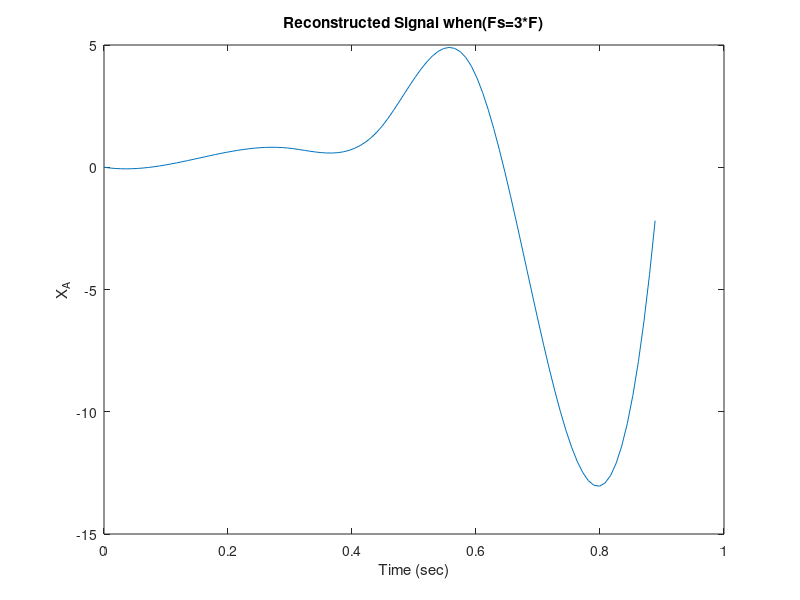

Here is the MATLAB script that generated this plot:
A=1;F=2.25;theta=0;
t=0:0.01:1;
Y=A*tan(F*t-theta);
plot(t,Y);
xlabel('Time (sec)');
ylabel('X_A');
title('Analogue (Continuous) Input Signal', 'Linewidth',5);



%discrete signal
Fs=3*F;Ts=1/Fs;
n=Fs;
n1=0:Ts:n*Ts;
Xs=A*tan(F*n1-theta);
stem(n1,Xs);
xlabel('Sampling(n)');
ylabel('X_S');
title('Constructed Discrete Signal (Fs=3*F)', 'Linewidth',5)
%reconstructed signla
t1=linspace(0,max(n1),100);
Xr=interp1(n1,Xs,t1,'spline');
plot(t1,Xr);
xlabel('Time (sec)');

ylabel('X_A');

title('Reconstructed Signal when(Fs=3*F)');

